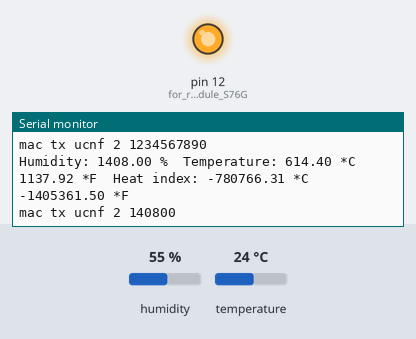
The sketch below on a simulated Arduino Mega 2560, built with avr-gcc and run on an emulated ATmega2560. Parts: output pins drawn as LEDs (lit = HIGH), the last lines printed to the serial monitor. Wiring (inferred from the names in the program): DHT11 sensor: data pin 2. The inputs (shaded band) are chosen by the test bench; at power-on: humidity 55 %, temperature 24 °C.

Above: at 10.3 s.
10.4 s: humidity set to 22 %
At 15.5 s:
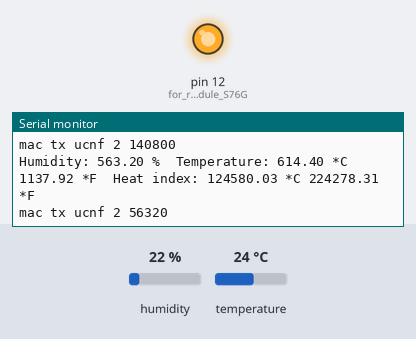
15.8 s: temperature set to 12 °C
At 20.9 s:
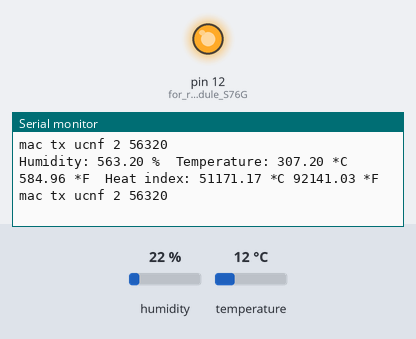
21.2 s: humidity set to 40 %
At 25.7 s:
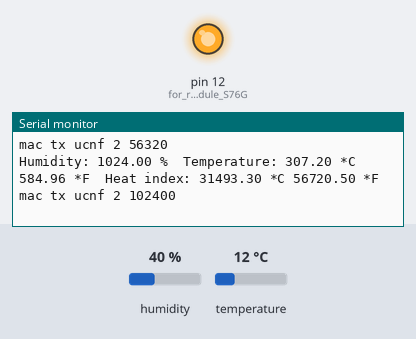
Timing chart, 0 to 27.2 s (numbered marks = the images above; inputs shaded):
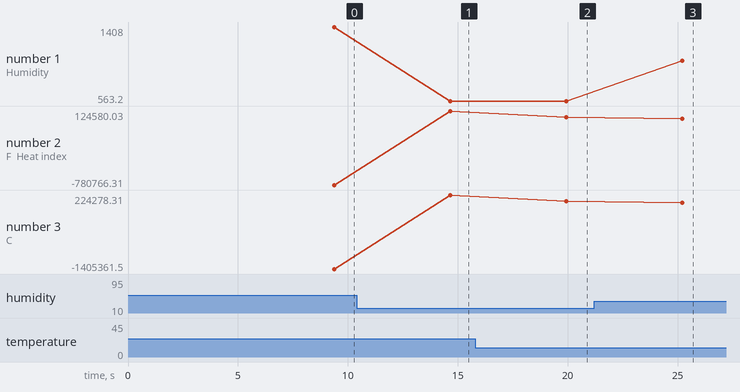

Measured:
- after the input at 10.4 s, the serial monitor: prints a new line after 4.3 s (image 1)
- after the input at 15.8 s, the serial monitor: prints a new line after 4.1 s (image 2)
- after the input at 21.2 s, the serial monitor: prints a new line after 4.0 s (image 3)
- plotted number 1: 1408 → 563.2 after the input at 10.4 s, 563.2 → 1024 after the input at 21.2 s
- plotted number 2: -780766.31 → 124580.03 after the input at 10.4 s, 124580.03 → 51171.17 after the input at 15.8 s, 51171.17 → 31493.3 after the input at 21.2 s
- plotted number 3: -1405361.5 → 224278.31 after the input at 10.4 s, 224278.31 → 92141.03 after the input at 15.8 s, 92141.03 → 56720.5 after the input at 21.2 s

The sketch:

DHTtester.ino
```cpp
//#include <SoftwareSerial.h>

// On LinkIt 7697, the RX pin must be one of the EINT pins, such as P2 and P3.
// There are no limitations on TX pin.
//SoftwareSerial mySerial(3, 11); // RX, TX

//=================================================================================

// Example testing sketch for various DHT humidity/temperature sensors
// Written by ladyada, public domain

#include "DHT.h"

#define DHTPIN 2     // what digital pin we're connected to

// Uncomment whatever type you're using!
//#define DHTTYPE DHT11   // DHT 11
#define DHTTYPE DHT22   // DHT 22  (AM2302), AM2321
//#define DHTTYPE DHT21   // DHT 21 (AM2301)

// Connect pin 1 (on the left) of the sensor to +5V
// NOTE: If using a board with 3.3V logic like an Arduino Due connect pin 1
// to 3.3V instead of 5V!
// Connect pin 2 of the sensor to whatever your DHTPIN is
// Connect pin 4 (on the right) of the sensor to GROUND
// Connect a 10K resistor from pin 2 (data) to pin 1 (power) of the sensor

// Initialize DHT sensor.
// Note that older versions of this library took an optional third parameter to
// tweak the timings for faster processors.  This parameter is no longer needed
// as the current DHT reading algorithm adjusts itself to work on faster procs.
DHT dht(DHTPIN, DHTTYPE);

void setup() {
  // Open serial communications and wait for port to open:
  Serial.begin(115200);
  while (!Serial) {
    ; // wait for serial port to connect. Needed for native USB port only
  }
  Serial.println("\nDHTxx test!");

  Serial1.begin(115200);
  while (!Serial1) {
    ; // wait for serial port to connect. Needed for native USB port only
  }
//  Serial1.println("here in Serial1!!!!!!!!");

  dht.begin();

  // set the data rate for the SoftwareSerial port
/*  mySerial.begin(19200); //this data rate is for EK-S76SXB
  while (!mySerial) {
    Serial.print(".");; // wait for serial port to connect.
  }
  delay(1000);
*/
  pinMode(12, OUTPUT);  //for rest LoRa module S76G
  digitalWrite(12, LOW);   //
  delay(100);                       // wait for 0.1 second
  digitalWrite(12, HIGH);   //

  pinMode(12, INPUT_PULLUP);  //back to normal status
  delay(2000);

  Serial1.print("mac join abp");  //reset the board
  Serial.println("mac join abp");
  delay(2000);

  Serial1.print("mac tx ucnf 2 1234567890");  //reset the board
  Serial.println("mac tx ucnf 2 1234567890"); //just for test
  delay(5000);

}

int val_h;   //humidity int part
int val_hp;  //humidity point part
String lora_string; //string for TX

void loop() {

  // Reading temperature or humidity takes about 250 milliseconds!
  // Sensor readings may also be up to 2 seconds 'old' (its a very slow sensor)
  float h = dht.readHumidity();
  // Read temperature as Celsius (the default)
  float t = dht.readTemperature();
  // Read temperature as Fahrenheit (isFahrenheit = true)
  float f = dht.readTemperature(true);

  // Check if any reads failed and exit early (to try again).
  if (isnan(h) || isnan(t) || isnan(f)) {
    Serial.println("Failed to read from DHT sensor!");
    return;
  }

  // Compute heat index in Fahrenheit (the default)
  float hif = dht.computeHeatIndex(f, h);
  // Compute heat index in Celsius (isFahreheit = false)
  float hic = dht.computeHeatIndex(t, h, false);

  Serial.print("Humidity: ");
  Serial.print(h);
  Serial.print(" %\t");
  Serial.print("Temperature: ");
  Serial.print(t);
  Serial.print(" *C ");
  Serial.print(f);
  Serial.print(" *F\t");
  Serial.print("Heat index: ");
  Serial.print(hic);
  Serial.print(" *C ");
  Serial.print(hif);
  Serial.println(" *F");

////////////next for LoRa tx ////////////////////////////////////////////////////////////

  val_h = (int) h;
  val_hp=int ((h-val_h)*100);
  lora_string="mac tx ucnf 2 "; //for tx header
  if (val_h<10) lora_string+="0"; //for hex format
  lora_string+=val_h;
  if (val_hp<10) lora_string+="0";
  lora_string+=val_hp;
  Serial1.print(lora_string);  //tx now
  Serial.println(lora_string);

  delay(5000);
}
```
